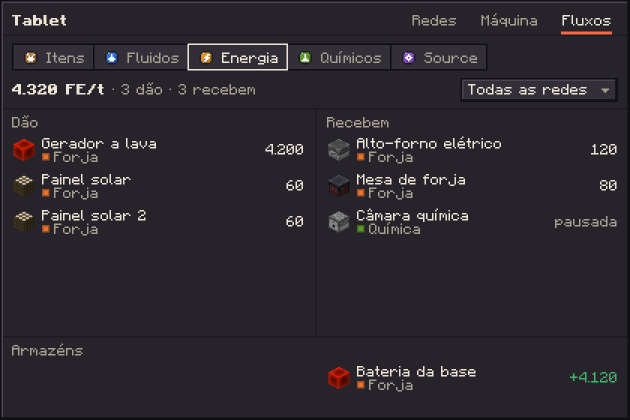
#> input picture docs/preview/tablet-do-zero/fluxos-energia-escuro.png, 1260 x 840 px, found by its file name (shown at 1/2 size)
$ python -i gerar.py   (imports and definitions only)
#> lines starting #> are read from the running program, lines starting #| are printed output that depends on the picture
"""Desenha as telas propostas do Tablet do zero como o jogo desenha: a fonte bitmap do Minecraft (ascii, accented e
nonlatin_european, lidas do jar de recursos do cliente no build), as texturas de verdade dos itens e blocos (cubo
isométrico para bloco) e as cores do GuiPalette do mod. Cada estado sai num PNG em 3x, claro e escuro.

Uso: python -I docs/preview/tablet-do-zero/gerar.py [jar-de-recursos]
"""
import colorsys
import io
import json
import sys
import zipfile
from pathlib import Path

from PIL import Image, ImageDraw

RAIZ = Path(__file__).resolve().parents[3]
SAIDA = Path(__file__).resolve().parent
JAR = Path(sys.argv[1]) if len(sys.argv) > 1 else RAIZ / "build/moddev/artifacts/neoforge-21.1.248-client-extra-aka-minecraft-resources.jar"
MOD_TEX = RAIZ / "src/main/resources/assets/wirelessautomate/textures"
S = 3  # pixels de tela por pixel de GUI
W, H = 420, 280

CLARO = dict(panel=0xF2EBDD, hi=0xFFFBF3, inset=0xDDD3BF, lo=0xBDB19A, hover=0xF8F3E8, fg=0x2A2730, muted=0x7A7366,
             dis=0xB5AC9D, acc=0xF0603E, ok=0x2F9D5C, warn=0xC97E12, bad=0xB8304F,
             frame=0x8C826F, bev_hi=0xFFFFFF, bev_lo=0xA89C84, face=0xFAF5EA, slot=0xD6CCB6, slot_hi=0xFFFBF3,
             slot_lo=0x9C917A, sel=0x2A2730, sel_ink=0xF2EBDD, prim=0xF0603E, prim_ink=0xFFFFFF, scrim=0xF2EBDD)
ESCURO = dict(panel=0x26232B, hi=0x312D37, inset=0x1C1A20, lo=0x4A4550, hover=0x3A3640, fg=0xECE5D6, muted=0xA79F90,
              dis=0x625C66, acc=0xF26A48, ok=0x3DB56E, warn=0xE39A2E, bad=0xE5577A,
              frame=0x0F0E12, bev_hi=0x4A4550, bev_lo=0x16151A, face=0x332F39, slot=0x3A3A44, slot_hi=0x4E4C58,
              slot_lo=0x151419, sel=0x5A5566, sel_ink=0xF4EEE2, prim=0xD9573A, prim_ink=0xFFFFFF, scrim=0x26232B)
MODO = {"ext": (0x2F6FD6, "Extrai", "port_extract"), "ins": (0xE8742B, "Insere", "port_insert"),
        "both": (0x2F9D5C, "Armazém", "port_both")}
TIPO = {"item": (0xB57A3A, "Itens", "itens/s"), "fluid": (0x2F6FD6, "Fluidos", "mB/s"),
        "energy": (0xD9931A, "Energia", "FE/t"), "chem": (0x5E9A2B, "Químicos", "mB/s"),
        "source": (0x8E4FC9, "Source", "/s")}
ARQ_TIPO = {"item": "item", "fluid": "fluid", "energy": "energy", "chem": "chemical", "source": "source"}

# [1 line that did not run here, left out]


def rgb(c, a=255):
    return ((c >> 16) & 255, (c >> 8) & 255, c & 255, a)


def png_jar(caminho):
    return Image.open(io.BytesIO(jar.read(caminho))).convert("RGBA")


# ------------------------------------------------------------------ fonte

class Fonte:
    """A fonte padrão do jogo: os provedores na ordem do include/default.json (o primeiro que tem o caractere vale)."""

    def __init__(self):
        dados = json.loads(jar.read("assets/minecraft/font/include/default.json"))
        self.glifos = {}
        for prov in reversed(dados["providers"]):
            if prov["type"] != "bitmap":
                continue
            img = png_jar("assets/minecraft/textures/" + prov["file"].split(":")[1])
            linhas = prov["chars"]
            ch = img.height // len(linhas)
            cw = img.width // len(linhas[0])
            altura = prov.get("height", 8)
            escala = altura / ch
            subida = prov["ascent"]
            for r, linha in enumerate(linhas):
                for c, car in enumerate(linha):
                    if car == "\u0000":
                        continue
                    cel = img.crop((c * cw, r * ch, c * cw + cw, r * ch + ch))
                    larg = 0
                    for x in range(cw - 1, -1, -1):
                        if any(cel.getpixel((x, y))[3] > 0 for y in range(ch)):
                            larg = x + 1
                            break
                    avanco = int(0.5 + larg * escala) + 1
                    self.glifos[car] = (cel, escala, subida, avanco)
        self.glifos[" "] = (None, 1, 7, 4)

    def largura(self, texto):
        return sum(self.glifos.get(c, self.glifos["?"])[3] for c in texto)


# [1 line that did not run here, left out]


# ------------------------------------------------------------------ ícones

def cubo(topo, frente, lado):
    """Um bloco como o jogo o mostra num slot: cubo isométrico 16x16 (em 3x), luz de cima, frente à esquerda."""
#> called with topo = 'furnace_top', frente = 'furnace_front', lado = 'furnace_side'
    n = 16 * S
    out = Image.new("RGBA", (n, n), (0, 0, 0, 0))
#> out: PIL image 48x48 RGBA; every value is 0
    px = out.load()

    # [13 lines left out: function face, not called in this run]

    topo, frente, lado = (png_jar(f"assets/minecraft/textures/block/{f}.png").crop((0, 0, 16, 16)) for f in (topo, frente, lado))
    face(topo, (8, 0.5), (7, 3.75), (-7, 3.75), 1.0)
    face(frente, (1, 4.25), (7, 3.75), (0, 7.5), 0.8)
    face(lado, (8, 8), (7, -3.75), (0, 7.5), 0.6)
    return out


def item(nome):
    return png_jar(f"assets/minecraft/textures/item/{nome}.png").crop((0, 0, 16, 16)).resize((16 * S, 16 * S), Image.NEAREST)


def mod_tex(rel):
#> called with rel = 'fluxos-energia-escuro.png'
    return Image.open(MOD_TEX / rel).convert("RGBA").crop((0, 0, 16, 16)).resize((16 * S, 16 * S), Image.NEAREST)
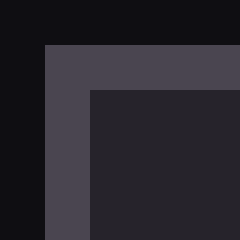
#> returned value: PIL image 48x48 RGBA (shown 5 times larger); mean R, G, B, A 39.9, 37, 44.5, 255


# [11 lines that did not run here, left out]
# [12 lines not run here, left out]


# ------------------------------------------------------------------ tela

class Tela:
    # [36 lines left out: functions __init__, ret, borda, texto, not called in this run]

    def larg(self, s, negrito=False):
        return FONTE.largura(s) + (len(s) if negrito else 0)

    def direita(self, xd, y, s, cor="fg"):
        self.texto(xd - self.larg(s) + 1, y, s, cor)

    def icone(self, x, y, nome):
        self.img.alpha_composite(ICONE[nome], (x * S, y * S))

    # [15 lines left out: functions relevo, botao, not called in this run]

    def largura_botao(self, s):
        return self.larg(s) + 16

    # [38 lines left out: functions campo, slot, segmentos, link, not called in this run]

    def quadradinho(self, x, y, cor, n=7):
        self.ret(x, y, n, n, 0x000000 if False else cor)
        self.borda(x, y, n, n, sombra(cor))

    def salvar(self, nome):
        self.img.save(SAIDA / f"{nome}.png")


# [5 lines left out: function misturar, not called in this run]


def sombra(cor, f=0.7):
    r, g, b = (cor >> 16) & 255, (cor >> 8) & 255, cor & 255
    return (int(r * f) << 16) | (int(g * f) << 8) | int(b * f)


X0 = 158  # borda do conteúdo do painel direito: 8 px depois da divisória, como a lista depois do relevo
X1 = 411  # borda direita, 8 px antes do relevo
BTN_FIM = 403  # onde terminam os botões dentro de um cartão


# [13 lines left out: function moldura, not called in this run]


def coluna_esquerda(t):
    t.ret(150, 24, 1, H - 26, "inset")


def rodape(t, x0=151):
    t.ret(x0, H - 27, W - x0 - 2, 1, "inset")


def realce_lista(t, x, y, w, h):
    t.ret(x, y, w, h, "hi")
    t.ret(x, y, 2, h, "fg")


def seta(t, x, y, cor="muted"):
    for i in range(3):
        t.ret(x + i, y + i, 5 - 2 * i, 1, cor)


# [14 lines left out: functions chevron, lapis, not called in this run]


def ponto(t, x, y, cor):
    t.ret(x, y, 5, 5, cor)


# [12 lines left out: function cabecalho, not called in this run]


def escurecer(t):
    t.ret(2, 24, W - 4, H - 26, "scrim", 150)


def janela(t, x, y, w, h):
    t.ret(x + 2, y + 2, w, h, 0x000000, 70)
    t.relevo(x, y, w, h, "hi", "bev_hi", "bev_lo")


# ------------------------------------------------------------------ dados (coerentes entre as abas)

REDES = [
    ("Fundição", 0x6B6FD0, "Base", 14), ("Estoque", 0x2F9D5C, "Base", 9), ("Forja", 0xE8742B, "Base", 6),
    ("Química", 0x5E9A2B, "Mekanism", 11), ("Arcano", 0x8E4FC9, None, 4),
]
GRUPOS = [("Base", "iron_pickaxe", False), ("Mekanism", "redstone", True)]


# [26 lines left out: function lista_redes, not called in this run]


def linha_rotulo(t, y, rotulo):
    t.texto(X0, y + 5, rotulo, "muted")


def slot_cor(t, x, y, cor):
    t.slot(x - 1, y - 1, 18)
    t.ret(x + 1, y + 1, 14, 14, cor)


# [107 lines left out: functions rede_detalhe, popup_cor, grupo_detalhe, popup_icone, not called in this run]


MAQUINAS = [
    ("fornalha", "Fornalha 3", "destinos cheios", "bad"),
    ("alto", "Alto-forno", "96 itens/s", "muted"),
    ("defumador", "Defumador", "64 itens/s", "muted"),
    ("barril", "Barril do minério", "240 itens/s", "muted"),
    ("distribuidor", "Distribuidor", "sem rede", "bad"),
    ("lava_bucket", "Tanque de lava", "descarregada", "muted"),
    ("forja", "Mesa de forja", "cheia", "warn"),
    ("solar", "Painel solar", "60 FE/t", "muted"),
]


# [101 lines left out: functions lista_maquinas, marca_erro, cartao, seta_modo, faces, maquina_detalhe, not called in this run]


FLUXOS = {
    "item": dict(total="400", dao=[("barril", "Barril do minério", "Estoque", 0x2F9D5C, "240"),
                                   ("alto", "Alto-forno", "Fundição", 0x6B6FD0, "96"),
                                   ("defumador", "Defumador", "Fundição", 0x6B6FD0, "64"),
                                   ("fornalha", "Fornalha 3", "Fundição", 0x6B6FD0, "!bad:destinos cheios")],
                 rec=[("alto", "Alto-forno", "Fundição", 0x6B6FD0, "160"),
                      ("fornalha", "Fornalha 1", "Fundição", 0x6B6FD0, "48"),
                      ("defumador", "Defumador", "Fundição", 0x6B6FD0, "32"),
                      ("forja", "Mesa de forja", "Forja", 0xE8742B, "!warn:cheia"),
                      ("barril", "Barril 4", "Estoque", 0x2F9D5C, "!warn:cheio")],
                 arm=[("ferro_bloco", "Gaveta de ferro", "Estoque", "-10"), ("barril", "Barril grande", "Estoque", "+170")]),
    "energy": dict(total="4.320", dao=[("redstone_bloco", "Gerador a lava", "Forja", 0xE8742B, "4.200"),
                                       ("solar", "Painel solar", "Forja", 0xE8742B, "60"),
                                       ("solar", "Painel solar 2", "Forja", 0xE8742B, "60")],
                   rec=[("alto", "Alto-forno elétrico", "Forja", 0xE8742B, "120"),
                        ("forja", "Mesa de forja", "Forja", 0xE8742B, "80"),
                        ("distribuidor", "Câmara química", "Química", 0x5E9A2B, "!muted:pausada")],
                   arm=[("redstone_bloco", "Bateria da base", "Forja", "+4.120")]),
}


# [70 lines left out: functions fluxos, estados, main, not called in this run]


# [2 lines not run here, left out]

>>> result = mod_tex('fluxos-energia-escuro.png')
